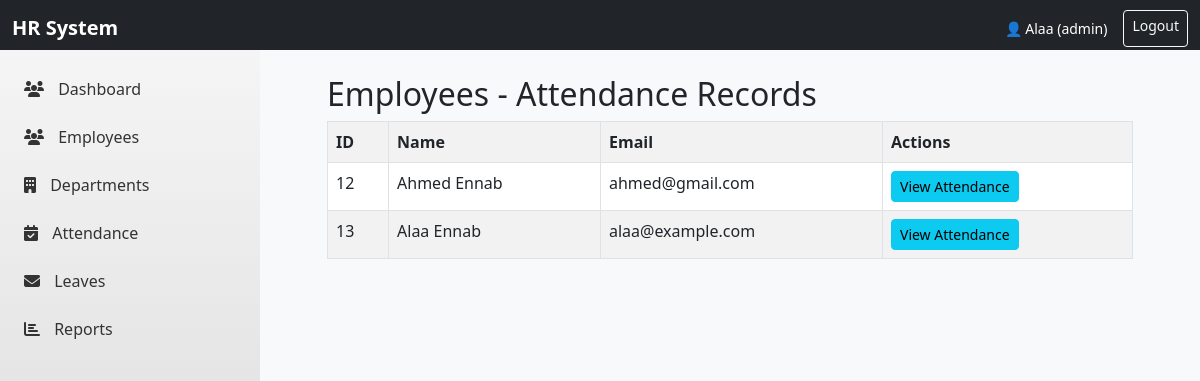
/attendance/attendance.php (signed in), run on the app's committed database.
### tables this page shows
CREATE TABLE `employees` (
  `id` int(11) NOT NULL,
  `name` varchar(100) NOT NULL,
  `email` varchar(100) NOT NULL,
  `department` varchar(100) DEFAULT NULL,
  `phone` varchar(20) DEFAULT NULL,
  `department_id` int(11) DEFAULT NULL,
  `basic_salary` decimal(10,2) DEFAULT 0.00,
  `hire_date` date DEFAULT NULL,
  `created_at` timestamp NOT NULL DEFAULT current_timestamp()
);

### attendance/attendance.php (the view, shortened to what this page needs)
<?php
include "../side_nav_bar.php";
$conn = (new Database())->connect();
$result = $conn->query("SELECT id, name, email FROM employees ORDER BY name ASC");
?>
<!DOCTYPE html>
<html>
<head>
    <link rel="stylesheet" href="https://cdn.jsdelivr.net/npm/bootstrap@5.3.0/dist/css/bootstrap.min.css">
</head>
<body class="bg-light">
<div class="container mt-5">
    <div class="content">
        <h2>Employees - Attendance Records</h2>
        <table class="table table-bordered table-striped">
            <tr>
                <th>ID</th><th>Name</th><th>Email</th><th>Actions</th>
            </tr>
            <?php if ($result->num_rows > 0): ?>
                <?php while($row = $result->fetch_assoc()): ?>
                <tr>
                    <td><?= $row['id'] ?></td>
                    <td><?= htmlspecialchars($row['name']) ?></td>
                    <td><?= htmlspecialchars($row['email']) ?></td>
                    <td>
                        <a href="attendance_records.php?employee_id=<?= $row['id'] ?>"
                           class="btn btn-sm btn-info">View Attendance</a>
                    </td>
                </tr>
                <?php endwhile; ?>
            <?php else: ?>
                <tr><td colspan="4" class="text-center text-muted">No employees found.</td></tr>
            <?php endif; ?>
        </table>
    </div>
</div>
</body>
</html>

### side_nav_bar.php (style rules this page uses)
body { font-family: 'Segoe UI', Tahoma, Geneva, Verdana, sans-serif; margin: 0; padding: 0; }

### attendance/attendance.php (style rules this page uses)
.content { margin-left: 260px; padding: 25px; margin-top: 50px; }

### data on the page
employees: id "12", name "Ahmed Ennab", email "ahmed@gmail.com"
employees: id "13", name "Alaa Ennab", email "alaa@example.com"

### other printed values
$_SESSION['username'] "Alaa"
$_SESSION['role'] "admin"
